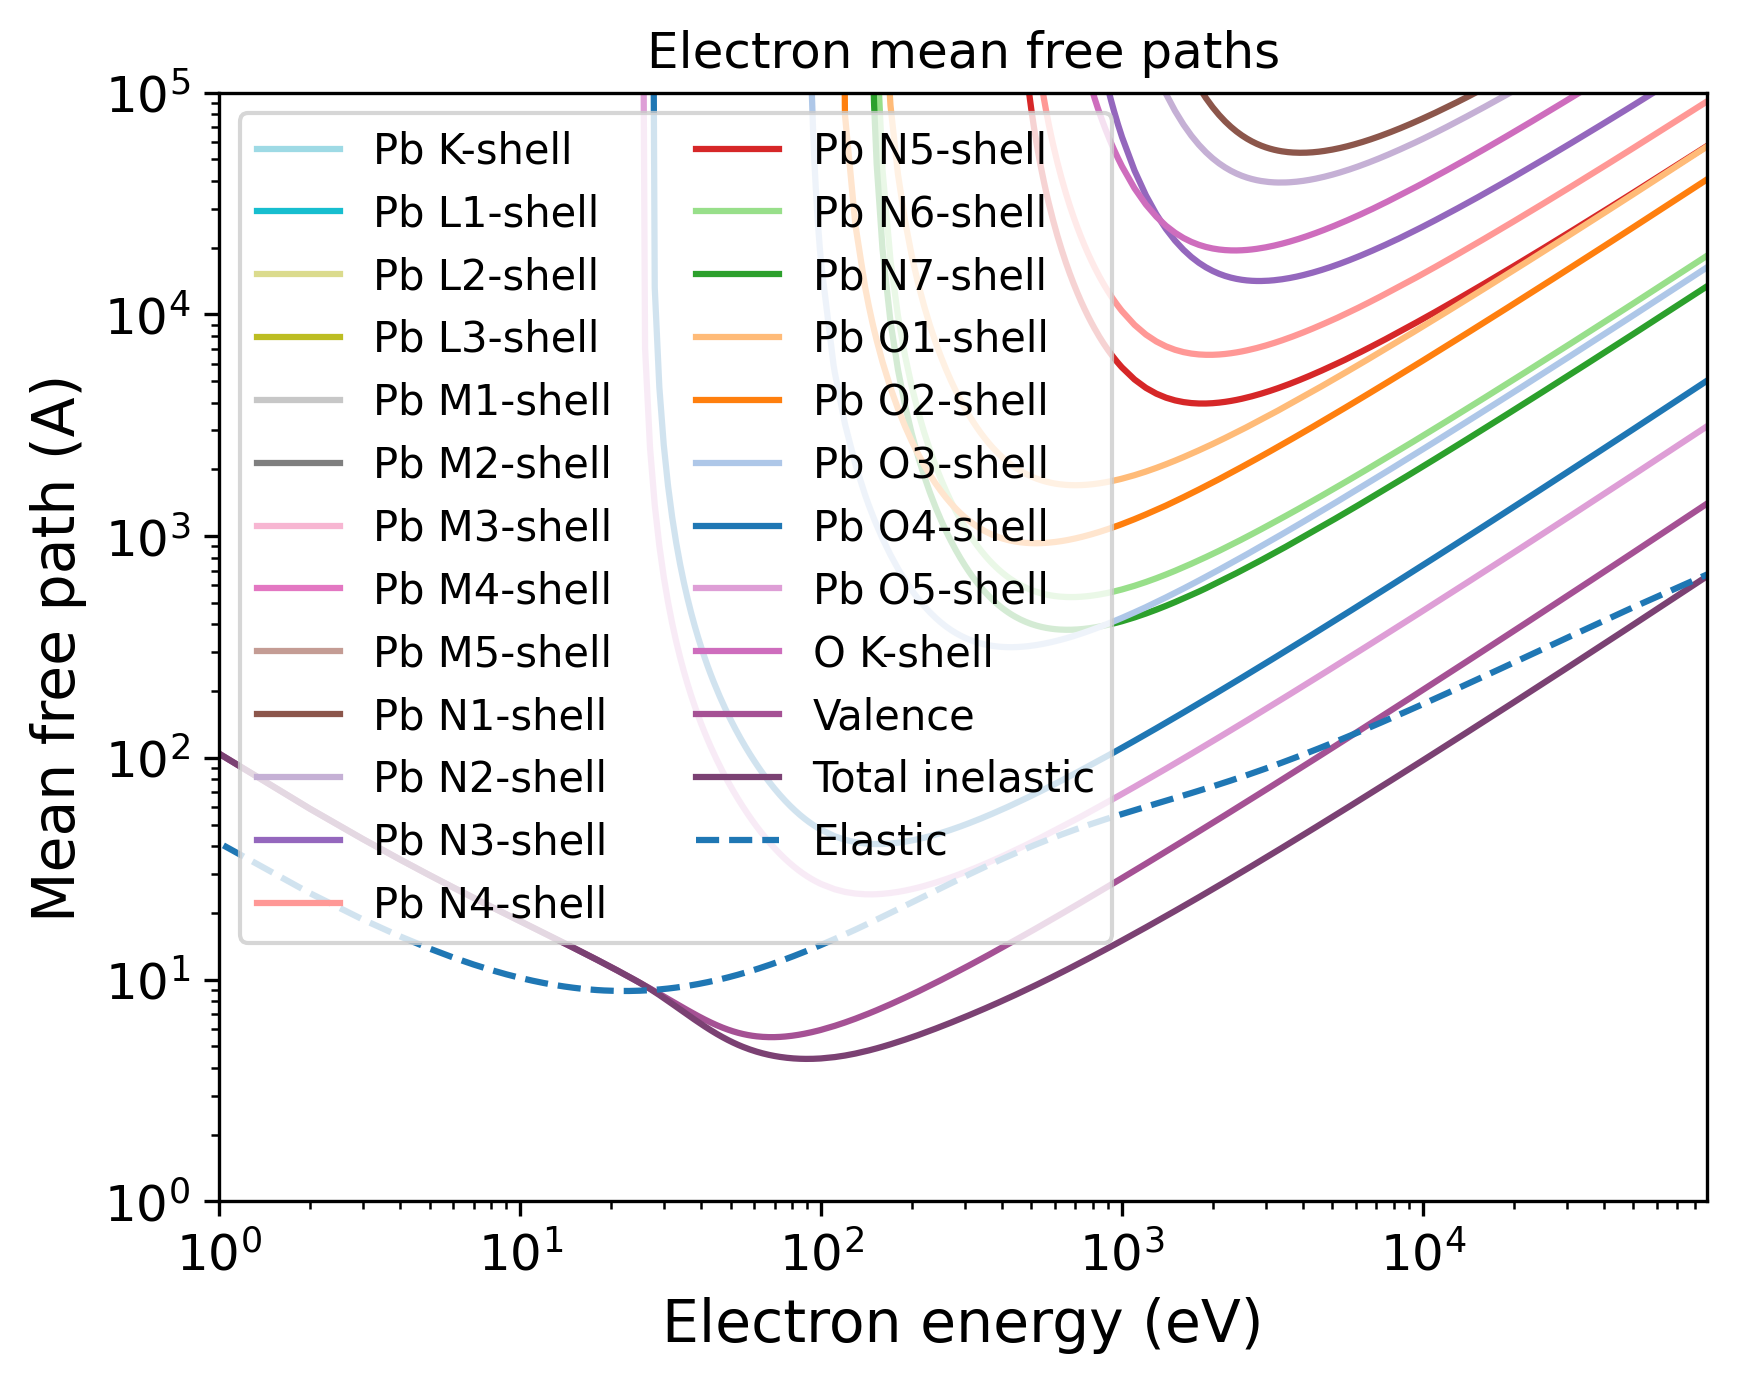

This figure's Python source:
import pandas as pd
import numpy as np
import matplotlib.pyplot as plt
import matplotlib.cm as cm
# Set the format:
plt.xlabel("Electron energy (eV)", fontsize=14)
plt.ylabel("Mean free path (A)", fontsize=14)
plt.xticks(fontsize=12)
plt.yticks(fontsize=12)
plt.grid(False)
# Set the axes:
# Read the output file:
df = pd.read_csv(r"OUTPUT_PbO_Electron_IMFP.dat", sep=r'\s+', header=None, comment="#", skipinitialspace=True)
plt.xscale("log")
plt.yscale("log")
# Prepare the plot:
columns_to_plot = [ 1, 2, 3, 4, 5, 6, 7, 8, 9, 10, 11, 12, 13, 14, 15, 16, 17, 18, 19, 20, 21, 22, 23, 24]
labels = [ "Pb K-shell", "Pb L1-shell", "Pb L2-shell", "Pb L3-shell", "Pb M1-shell", "Pb M2-shell", "Pb M3-shell", "Pb M4-shell", "Pb M5-shell", "Pb N1-shell", "Pb N2-shell", "Pb N3-shell", "Pb N4-shell", "Pb N5-shell", "Pb N6-shell", "Pb N7-shell", "Pb O1-shell", "Pb O2-shell", "Pb O3-shell", "Pb O4-shell", "Pb O5-shell", "O K-shell", "Valence", "Total inelastic"]
# Create N distinct colors from a colormap
N = len(columns_to_plot)
colors = np.vstack([plt.cm.tab20(np.linspace(1, 0, 20)), plt.cm.tab20b(np.linspace(1, 0, 20))])
# Set line styles:
linestyles = [ "-", "-", "-", "-", "-", "-", "-", "-", "-", "-", "-", "-", "-", "-", "-", "-", "-", "-", "-", "-", "-", "-", "-", "-"]
for i, col in enumerate(columns_to_plot):
    color = colors[i % len(colors)]
    ls    = linestyles[i % len(linestyles)]
    label = labels[i % len(labels)]
    plt.plot(df.iloc[:, 0], df.iloc[:, col],
    color=color,
    label=label,
    linestyle=ls)
# Add a curve from the second file
df2 = pd.read_csv(r"OUTPUT_PbO_Electron_EMFP.dat", sep=r'\s+', header=None, comment="#", skipinitialspace=True)
columns_to_plot2 = [ 3]
labels2 = [ "Elastic"]
# Create second part of the plot:
for col, label in zip(columns_to_plot2, labels2):
    plt.plot(df2.iloc[:, 0], df2.iloc[:, col], label=label, linestyle="--")
plt.xlim(1.00000000,88011.00100000)
plt.ylim(1.00000000,100000.00000000)
plt.title("Electron mean free paths")
plt.legend(loc="best", fontsize=10, ncol=2)
# Save the plot in this format:
plt.savefig("OUTPUT_MFP_electron.png", dpi=300, bbox_inches="tight")
